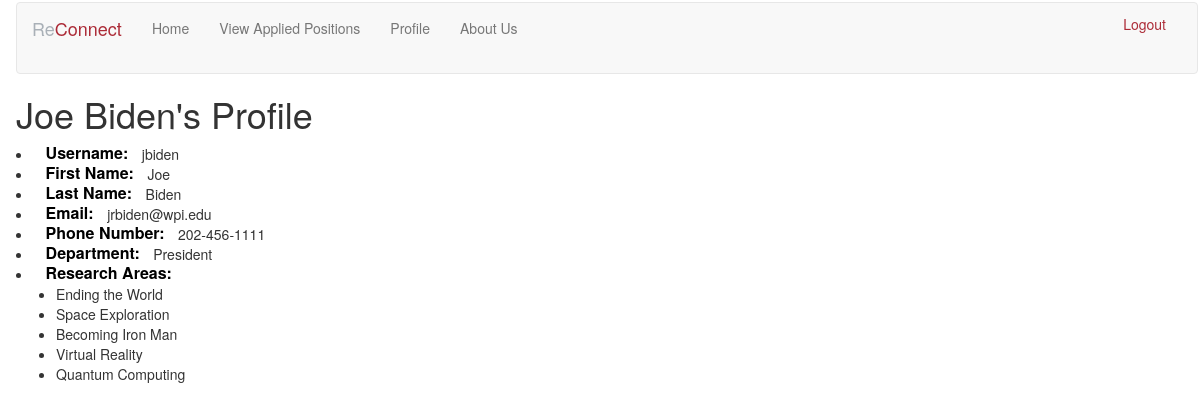
The app's page /profile/7 (signed in) with its own data.
### app/Model/models.py (models this page shows, shortened)
class User(db.Model, UserMixin):
    __tablename__ = "user"
    id = db.Column(db.Integer, primary_key=True)
    username = db.Column(db.String(20), unique=True)
    password_hash = db.Column(db.String(20))
    firstname = db.Column(db.String(20))
    lastname = db.Column(db.String(20))
    email = db.Column(db.String(20), unique=True)
    phone_number = db.Column(db.String(10))
    __mapper_args__ = {
        "polymorphic_identity": UserType.User,
    }

class Faculty(User):
    __tablename__ = "faculty"
    id = db.Column(None, ForeignKey("user.id"), primary_key=True)
    researchAreas = db.Column(db.String(150))
    department = db.Column(db.String(20), db.ForeignKey("department.id"))
    user_type = db.Column(db.String(20), default="Faculty")
    research_areas = db.relationship(
        "ResearchField",
        secondary=facultyInterests,
        primaryjoin=(facultyInterests.c.faculty_id == id),
        backref=(db.backref("facultyInterests", lazy="dynamic")),
        lazy="dynamic",
    )
    __mapper_args__ = {"polymorphic_identity": UserType.Faculty}

class ResearchField(db.Model):
    id = db.Column(db.Integer, primary_key=True)
    title = db.Column(db.String(30))
    attachedPosition = db.relationship("PositionField", back_populates="fields") # certain positions belong to specific fields, back_population ensures bidirectionality.
    student_interested = db.relationship( # students in certain research fields
        "Student",
        secondary=studentFields,
        primaryjoin=(studentFields.c.field_id == id), # prove students must be interested in certain fields.
        backref=db.backref("studentFields", lazy="dynamic"), # Student model access linked research fields
        lazy="dynamic", # allows querying.
    )

### app/Controller/routes.py (the view)
@routes_blueprint.route("/profile/<user_id>")
def other_profile(user_id):
    student = Student.query.get(user_id)
    faculty = Faculty.query.get(user_id)
    if student:
        if current_user.user_type != "Faculty":
            flash("Only student profiles can be viewed from a faculty profile!")
            return redirect(url_for("routes.index"))
        else:
            return render_template("view_other_profile.html", user=student)
    elif faculty:
        if current_user.user_type != "Student":
            flash("Only faculty profiles can be viewed from a student profile!")
            return redirect(url_for("routes.index"))
        else:
            return render_template("view_other_profile.html", user=faculty)
    return redirect(url_for("routes.index"))

### agileApp.py (called while the page is built, shortened)
@app.before_request
def initDB(*args, **kwargs):
    if app._got_first_request:
        db.create_all()

### app/Model/models.py (called while the page is built)
@login.user_loader
def load_user(id):
    student = Student.query.filter_by(id=id).first()
    if student:
        return student
    faculty = Faculty.query.filter_by(id=id).first()
    if faculty:
        return faculty
    return None

### app/View/templates/view_other_profile.html
{% extends "base.html" %} {% block content %}
<h1>{{ user.firstname }} {{ user.lastname }}'s Profile</h1>
<li><span class="label">Username:</span> {{ user.username }}</li>
<li><span class="label">First Name:</span> {{ user.firstname }}</li>
<li><span class="label">Last Name:</span> {{ user.lastname }}</li>
<li><span class="label">Email:</span> {{ user.email }}</li>
<li>
    <span class="label">Phone Number:</span> {{ user.phone_number[:3] }}-{{
    user.phone_number[3:6] }}-{{ user.phone_number[6:] }}
</li>
{% if user.user_type == 'Student' %}
<li><span class="label">Major:</span> {{ user.major }}</li>
<li><span class="label">GPA:</span> {{ user.GPA }}</li>
<li>
    <span class="label">Graduation Date:</span> {{
    user.graduationdate.strftime('%B %d, %Y') }}
</li>
<li>
    <span class="label">Topics of Interest:</span>
    <ul>
        {% for topic in user.topics_of_interest %}
        <li>{{ topic.title }}</li>
        {% endfor %}
    </ul>
</li>
<li>
    <span class="label">Proficient Languages:</span>
    <ul>
        {% for language in user.languages %}
        <li>{{ language.title }}</li>
        {% endfor %}
    </ul>
</li>
{% elif user.user_type == 'Faculty' %}
<li><span class="label">Department:</span> {{ user.department }}</li>
<li>
    <span class="label">Research Areas:</span>
    <ul>
        {% for area in user.research_areas %}
        <li>{{ area.title }}</li>
        {% endfor %}
    </ul>
</li>
{% endif %} {% endblock %}

### app/View/static/css/main.css (style rules this page uses)
body { margin: 1px 1px 1px 15px; padding: 1px; }
.label { font-weight: 600; color: black; font-size: 16px; }

### records on screen
User: firstname "Joe", lastname "Biden", username "jbiden", email "jrbiden@wpi.edu", phone_number "202", phone_number "456", phone_number "1111"
Faculty: department "President"
ResearchField: title "Ending the World"
ResearchField: title "Space Exploration"
ResearchField: title "Becoming Iron Man"
ResearchField: title "Virtual Reality"
ResearchField: title "Quantum Computing"
